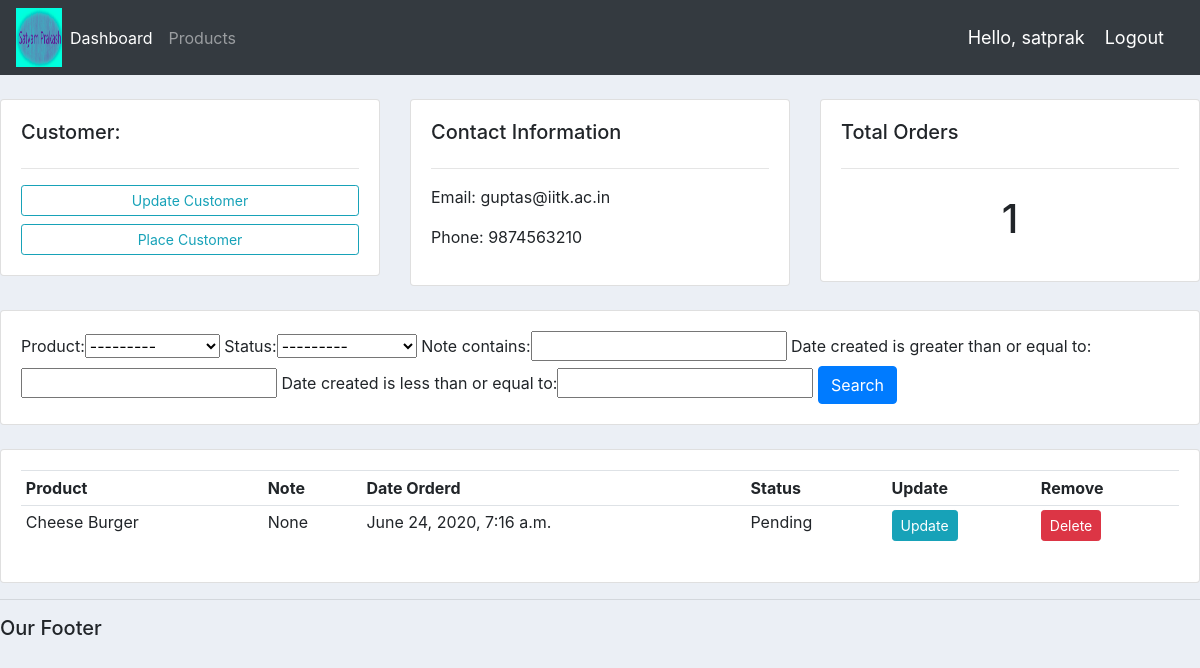
The page /customer/2/ (signed in) on the database its author committed.
### accounts/models.py (models this page shows, shortened)
class Customer(models.Model):
    name = models.CharField(max_length=200, null=True)
    phone = models.CharField(max_length=200, null=True)
    email = models.CharField(max_length=200, null=True)
    date_created = models.DateTimeField(auto_now_add=True, null=True)

class Order(models.Model):
    STATUS = (
        ('Pending', 'Pending'),
        ('Out for delivery', 'Out for delivery'),
        ('Delivered', 'Delivered'),
    )
    customer = models.ForeignKey(Customer, null=True, on_delete=models.SET_NULL)
    product = models.ForeignKey(Product, null=True, on_delete=models.SET_NULL)
    date_created = models.DateTimeField(auto_now_add=True, null=True)
    status = models.CharField(max_length=200, null=True, choices=STATUS)
    note = models.CharField(max_length=1000, null=True)

class Product(models.Model):
    CATEGORY = (
        ('Indoor', 'Indoor'),
        ('Outdoor', 'Outdoor'),
    )
    name = models.CharField(max_length=200, null=True)
    price = models.FloatField(null=True)
    category = models.CharField(max_length=200, null=True, choices=CATEGORY)
    description = models.CharField(max_length=200, null=True, blank=True)
    tags = models.ManyToManyField(Tag)
    date_created = models.DateTimeField(auto_now_add=True, null=True)
    def __str__(self):
        return self.name

### accounts/decoraters.py (the view)
        def wrapper_func(request, *args, **kwargs):
            group = None
            if request.user.groups.exists():
                group = request.user.groups.all()[0].name
            if group in allowed_roles:
                return view_func(request, *args, **kwargs)
            else:
                return HttpResponse('You are not authorized to view this page')

### accounts/decoraters.py (called while the page is built)
def allowed_users(allowed_roles=[]):
    def decorator(view_func):
        def wrapper_func(request, *args, **kwargs):
            group = None
            if request.user.groups.exists():
                group = request.user.groups.all()[0].name
            if group in allowed_roles:
                return view_func(request, *args, **kwargs)
            else:
                return HttpResponse('You are not authorized to view this page')
        return wrapper_func
    return decorator

### accounts/views.py (called while the page is built)
@login_required(login_url='login')
@allowed_users(allowed_roles=['admin'])
def customer(request, pk_test):
    customer = Customer.objects.get(id=pk_test)
    orders = customer.order_set.all()
    orders_count = orders.count()
    myFilter = OrderFilter(request.GET, queryset=orders)
    orders = myFilter.qs
    context = {'customer': customer, 'orders': orders, 'orders_count': orders_count, 'myFilter': myFilter}
    return render(request, 'accounts/customer.html', context)

### accounts/templates/accounts/customer.html
{%  extends 'accounts/main.html' %}
{% block content %}
	<br>
<div class="row">
	<div class="col-md">
		<div class="card card-body">
			<h5>Customer:</h5>
			<hr>
			<a class="btn btn-outline-info  btn-sm btn-block" href="% url 'update_order' order.id %}">Update Customer</a>
			<a class="btn btn-outline-info  btn-sm btn-block" href="{% url 'create_order' customer.id %}">Place Customer</a>
		</div>
	</div>
	<div class="col-md">
		<div class="card card-body">
			<h5>Contact Information</h5>
			<hr>
			<p>Email: {{customer.email}}</p>
			<p>Phone: {{customer.phone}}</p>
		</div>
	</div>
	<div class="col-md">
		<div class="card card-body">
			<h5>Total Orders</h5>
			<hr>
			<h1 style="text-align: center;padding: 10px">{{orders_count}}</h1>
		</div>
	</div>
</div>
<br>
<div class="row">
	<div class="col">
		<div class="card card-body">
			<form method="get">
				{{myFilter.form}}
		    <button class="btn btn-primary" type="submit">Search</button>
		  </form>
		</div>
	</div>
</div>
<br>
<div class="row">
	<div class="col-md">
		<div class="card card-body">
			<table class="table table-sm">
				<tr>
					<th>Product</th>
					<th>Note</th>
					<th>Date Orderd</th>
					<th>Status</th>
					<th>Update</th>
					<th>Remove</th>
				</tr>
				{% for order in orders %}
					<tr>
						<td>{{order.product}}</td>
						<td>{{order.note}}</td>
						<td>{{order.product.date_created}}</td>
						<td>{{order.status}}</td>
						<td><a class="btn btn-sm btn-info" href="{% url 'update_order' order.id %}">Update</a></td>
						<td><a class="btn btn-sm btn-danger" href="{% url 'delete_order' order.id %}">Delete</a></td>
					</tr>
				{% endfor %}
			</table>
		</div>
	</div>
</div>
{% endblock %}

### accounts/templates/accounts/navbar.html (shortened to what this page needs)
{% load static %}
<nav class="navbar navbar-expand-lg navbar-dark bg-dark">
  <img src="{% static 'images/logo.jpg' %}">
  <div class="collapse navbar-collapse" id="navbarNav">
    <ul class="navbar-nav">
      {% if request.user.is_staff %}
        <li class="nav-item active">
          <a class="nav-link" href="{% url 'home' %}">Dashboard</a>
        </li>
        <li class="nav-item">
          <a class="nav-link" href="{% url 'products' %}">Products</a>
        </li>
      {% endif %}
    </ul>
  </div>
  <span class="hello-msg">Hello, {{request.user}}</span>
  <span><a class="hello-msg" href="{% url 'logout' %}">Logout</a></span>
</nav>

### static/css/main.css (style rules this page uses)
img { vertical-align: middle; border-style: none; height: 59px; width: 46px; }
body { background-color: #ebeff5; }

### accounts/templates/accounts/navbar.html (style rules this page uses)
.hello-msg { font-size: 18px; color: #fff; margin-right: 20px; }

### rows shown on the page
Customer: email "guptas@iitk.ac.in", phone "9874563210"
Order: product "Cheese Burger", note "None", product.date_created "June 24, 2020, 7:16 a.m.", status "Pending"

### other values the page prints
{{ request.user }} "satprak"
{{ orders_count }} "1"
